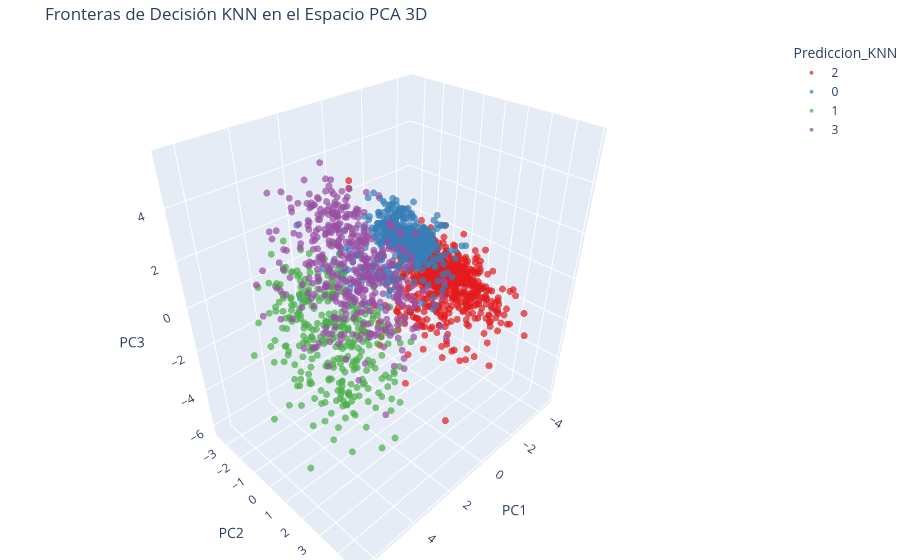

This figure's notebook cell:
### Markdown cell above
## KNN: Clasificador Supervisado para Producción (NO Clustering)

> [!IMPORTANT]
> **Aclaración metodológica:** K-Nearest Neighbors (KNN) es un algoritmo de *aprendizaje supervisado*, no de clustering. Lo que haremos a continuación NO es 'descubrir' nuevos clústeres, sino entrenar un clasificador para que aprenda a imitar las decisiones que tomó K-Means.

**¿Por qué hacer esto?**
En un entorno productivo, cuando llega una paciente nueva, K-Means es ineficiente para predecir a qué grupo pertenece porque tendría que re-evaluar todo el dataset. Entrenar un modelo **KNN ($K=7$, pesos uniformes, distancia euclidiana)** usando las etiquetas que nos dio K-Means nos permite clasificar instantáneamente a nuevas pacientes con un **95% de precisión (Accuracy)** sin sobreajuste (overfitting). 

A continuación, entrenaremos este clasificador y graficaremos el resultado (K-Means original vs Fronteras de Decisión del KNN) en 3D para entender visualmente cómo el modelo está separando a las pacientes.

### Code cell
from sklearn.neighbors import KNeighborsClassifier
from sklearn.model_selection import train_test_split
from sklearn.metrics import classification_report, accuracy_score
import plotly.express as px
import plotly.graph_objects as go

# 1. Usar las etiquetas de K-Means (K=4) como nuestro 'Target' (Variable Y)
y = df_cluster['Cluster']

# 2. Dividir en Entrenamiento (80%) y Prueba (20%)
X_train, X_test, y_train, y_test = train_test_split(df_cluster.drop(columns=['Cluster']), y, test_size=0.2, random_state=42, stratify=y)

# 3. Entrenar KNN con los mejores hiperparámetros encontrados
knn_best = KNeighborsClassifier(n_neighbors=7, weights='uniform', metric='euclidean', p=2)
knn_best.fit(X_train, y_train)

# 4. Evaluar el modelo
y_pred_test = knn_best.predict(X_test)
print("=== REPORTE DE CLASIFICACIÓN KNN ===")
print(f"Accuracy en Datos de Prueba: {accuracy_score(y_test, y_pred_test):.2%}\n")
print(classification_report(y_test, y_pred_test, target_names=[
    "C0: Primigestas Sanas",
    "C1: Riesgo Hipertensivo",
    "C2: Multiparas Sanas",
    "C3: Riesgo Metabolico"
]))

# 5. Visualización 3D Interactiva con Plotly
df_plot = df_perfilado.copy()
df_plot['Prediccion_KNN'] = knn_best.predict(df_cluster.drop(columns=['Cluster'])).astype(str)
df_plot['PC1'] = df_cluster['PC1']
df_plot['PC2'] = df_cluster['PC2']
df_plot['PC3'] = df_cluster['PC3']

fig = px.scatter_3d(
    df_plot,
    x='PC1',
    y='PC2',
    z='PC3',
    color='Prediccion_KNN',
    hover_data=['age_years', 'bmi_initial', 'mean_arterial_pressure', 'previous_pregnancies'],
    title="Fronteras de Decisión KNN en el Espacio PCA 3D",
    color_discrete_sequence=px.colors.qualitative.Set1,
    opacity=0.7
)
fig.update_traces(marker=dict(size=4))
fig.update_layout(margin=dict(l=0, r=0, b=0, t=40))
fig.show()

### Figure 1 — Plotly figure (JSON) as saved in the notebook; plotly's stock layout.template omitted (floating-point values rounded to 4 significant figures; data arrays with more than 128 entries replaced by an {"elided": "..."} marker saying what was removed)
{"data": [{"customdata": {"elided": "671x4 float values"}, "hovertemplate": "Prediccion_KNN=2<br>PC1=%{x}<br>PC2=%{y}<br>PC3=%{z}<br>age_years=%{customdata[0]}<br>bmi_initial=%{customdata[1]}<br>mean_arterial_pressure=%{customdata[2]}<br>previous_pregnancies=%{customdata[3]}<extra></extra>", "legendgroup": "2", "marker": {"color": "rgb(228,26,28)", "opacity": 0.7, "symbol": "circle", "size": 4}, "mode": "markers", "name": "2", "scene": "scene", "showlegend": true, "x": {"elided": "671 float values"}, "y": {"elided": "671 float values"}, "z": {"elided": "671 float values"}, "type": "scatter3d"}, {"customdata": {"elided": "548x4 float values"}, "hovertemplate": "Prediccion_KNN=0<br>PC1=%{x}<br>PC2=%{y}<br>PC3=%{z}<br>age_years=%{customdata[0]}<br>bmi_initial=%{customdata[1]}<br>mean_arterial_pressure=%{customdata[2]}<br>previous_pregnancies=%{customdata[3]}<extra></extra>", "legendgroup": "0", "marker": {"color": "rgb(55,126,184)", "opacity": 0.7, "symbol": "circle", "size": 4}, "mode": "markers", "name": "0", "scene": "scene", "showlegend": true, "x": {"elided": "548 float values"}, "y": {"elided": "548 float values"}, "z": {"elided": "548 float values"}, "type": "scatter3d"}, {"customdata": {"elided": "344x4 float values"}, "hovertemplate": "Prediccion_KNN=1<br>PC1=%{x}<br>PC2=%{y}<br>PC3=%{z}<br>age_years=%{customdata[0]}<br>bmi_initial=%{customdata[1]}<br>mean_arterial_pressure=%{customdata[2]}<br>previous_pregnancies=%{customdata[3]}<extra></extra>", "legendgroup": "1", "marker": {"color": "rgb(77,175,74)", "opacity": 0.7, "symbol": "circle", "size": 4}, "mode": "markers", "name": "1", "scene": "scene", "showlegend": true, "x": {"elided": "344 float values"}, "y": {"elided": "344 float values"}, "z": {"elided": "344 float values"}, "type": "scatter3d"}, {"customdata": {"elided": "437x4 float values"}, "hovertemplate": "Prediccion_KNN=3<br>PC1=%{x}<br>PC2=%{y}<br>PC3=%{z}<br>age_years=%{customdata[0]}<br>bmi_initial=%{customdata[1]}<br>mean_arterial_pressure=%{customdata[2]}<br>previous_pregnancies=%{customdata[3]}<extra></extra>", "legendgroup": "3", "marker": {"color": "rgb(152,78,163)", "opacity": 0.7, "symbol": "circle", "size": 4}, "mode": "markers", "name": "3", "scene": "scene", "showlegend": true, "x": {"elided": "437 float values"}, "y": {"elided": "437 float values"}, "z": {"elided": "437 float values"}, "type": "scatter3d"}], "layout": {"scene": {"domain": {"x": [0.0, 1.0], "y": [0.0, 1.0]}, "xaxis": {"title": {"text": "PC1"}}, "yaxis": {"title": {"text": "PC2"}}, "zaxis": {"title": {"text": "PC3"}}}, "legend": {"title": {"text": "Prediccion_KNN"}, "tracegroupgap": 0}, "title": {"text": "Fronteras de Decisión KNN en el Espacio PCA 3D"}, "margin": {"l": 0, "r": 0, "b": 0, "t": 40}}}
